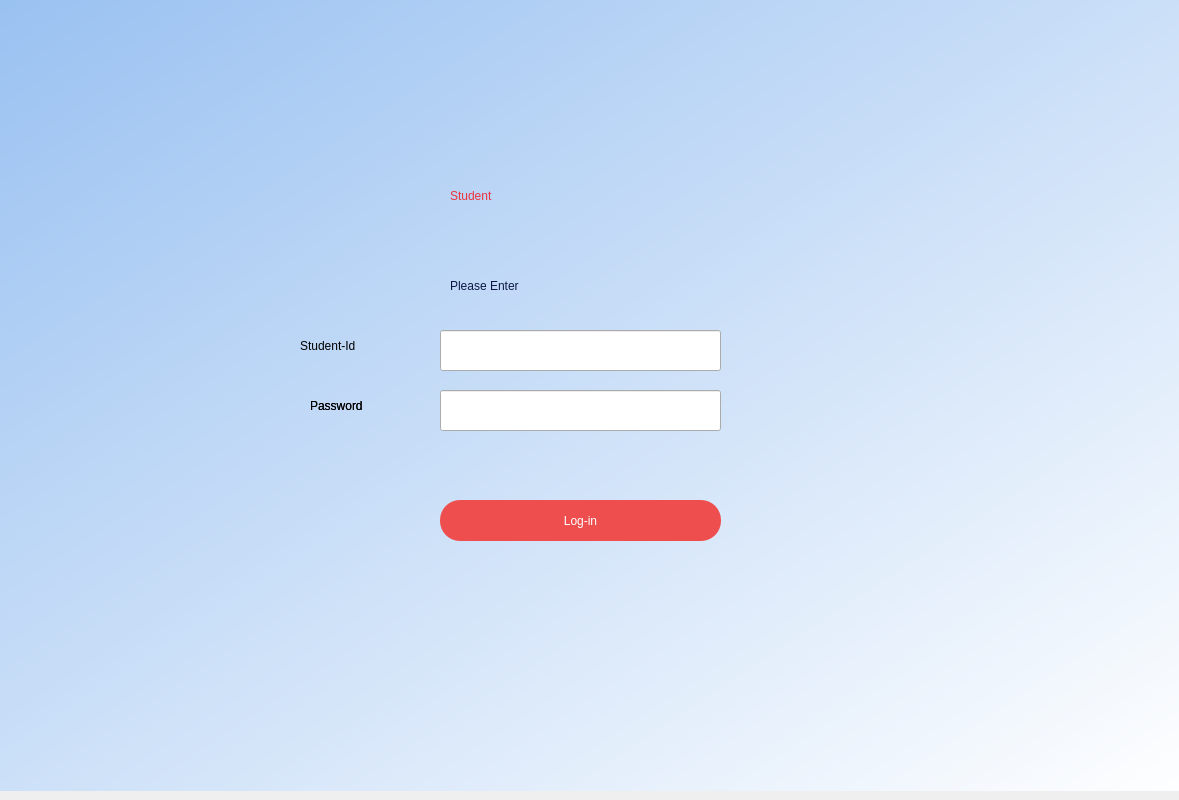
<?xml version="1.0" encoding="UTF-8"?>
<ui version="4.0">
 <class>Dialog</class>
 <widget class="QDialog" name="Dialog">
  <property name="geometry">
   <rect>
    <x>0</x>
    <y>0</y>
    <width>1179</width>
    <height>800</height>
   </rect>
  </property>
  <property name="windowTitle">
   <string>Dialog</string>
  </property>
  <widget class="QWidget" name="widget" native="true">
   <property name="geometry">
    <rect>
     <x>0</x>
     <y>-10</y>
     <width>1211</width>
     <height>801</height>
    </rect>
   </property>
   <property name="styleSheet">
    <string notr="true">QWidget#widget{
background-color:qlineargradient(spread:pad, x1:0, y1:0, x2:1, y2:1, stop:0 rgba(153, 193, 241, 255), stop:1 rgba(255, 255, 255, 255));}</string>
   </property>
   <widget class="QLabel" name="label">
    <property name="geometry">
     <rect>
      <x>450</x>
      <y>160</y>
      <width>261</width>
      <height>91</height>
     </rect>
    </property>
    <property name="styleSheet">
     <string notr="true">font: 48pt &quot;DejaVu Serif&quot;;
color:rgb(237, 51, 59);</string>
    </property>
    <property name="text">
     <string>Student</string>
    </property>
   </widget>
   <widget class="QLabel" name="label_2">
    <property name="geometry">
     <rect>
      <x>450</x>
      <y>260</y>
      <width>271</width>
      <height>71</height>
     </rect>
    </property>
    <property name="styleSheet">
     <string notr="true">font: 30pt &quot;DejaVu Serif&quot;;
color: #0C1844;</string>
    </property>
    <property name="text">
     <string>Please Enter</string>
    </property>
   </widget>
   <widget class="QPushButton" name="login">
    <property name="geometry">
     <rect>
      <x>440</x>
      <y>510</y>
      <width>281</width>
      <height>41</height>
     </rect>
    </property>
    <property name="styleSheet">
     <string notr="true">border-radius:20px;
background-color: #EE4E4E;

font: 20pt &quot;DejaVu Sans&quot;;
color: rgb(255, 255, 255);</string>
    </property>
    <property name="text">
     <string>Log-in</string>
    </property>
   </widget>
   <widget class="QLineEdit" name="id_field">
    <property name="geometry">
     <rect>
      <x>440</x>
      <y>340</y>
      <width>281</width>
      <height>41</height>
     </rect>
    </property>
    <property name="styleSheet">
     <string notr="true">font: 16pt &quot;DejaVu Serif&quot;;</string>
    </property>
   </widget>
   <widget class="QLineEdit" name="password_field">
    <property name="geometry">
     <rect>
      <x>440</x>
      <y>400</y>
      <width>281</width>
      <height>41</height>
     </rect>
    </property>
    <property name="styleSheet">
     <string notr="true">font: 16pt &quot;DejaVu Serif&quot;;</string>
    </property>
   </widget>
   <widget class="QLabel" name="label_4">
    <property name="geometry">
     <rect>
      <x>310</x>
      <y>400</y>
      <width>101</width>
      <height>31</height>
     </rect>
    </property>
    <property name="styleSheet">
     <string notr="true">font: 16pt &quot;DejaVu Serif&quot;;</string>
    </property>
    <property name="text">
     <string>Password</string>
    </property>
   </widget>
   <widget class="QLabel" name="label_5">
    <property name="geometry">
     <rect>
      <x>310</x>
      <y>400</y>
      <width>101</width>
      <height>31</height>
     </rect>
    </property>
    <property name="styleSheet">
     <string notr="true">font: 16pt &quot;DejaVu Serif&quot;;</string>
    </property>
    <property name="text">
     <string>Password</string>
    </property>
   </widget>
   <widget class="QLabel" name="label_6">
    <property name="geometry">
     <rect>
      <x>300</x>
      <y>340</y>
      <width>111</width>
      <height>31</height>
     </rect>
    </property>
    <property name="styleSheet">
     <string notr="true">font: 16pt &quot;DejaVu Serif&quot;;</string>
    </property>
    <property name="text">
     <string>Student-Id</string>
    </property>
   </widget>
   <widget class="QLabel" name="message_label">
    <property name="geometry">
     <rect>
      <x>440</x>
      <y>460</y>
      <width>281</width>
      <height>21</height>
     </rect>
    </property>
    <property name="text">
     <string/>
    </property>
   </widget>
  </widget>
 </widget>
 <resources/>
 <connections/>
</ui>
